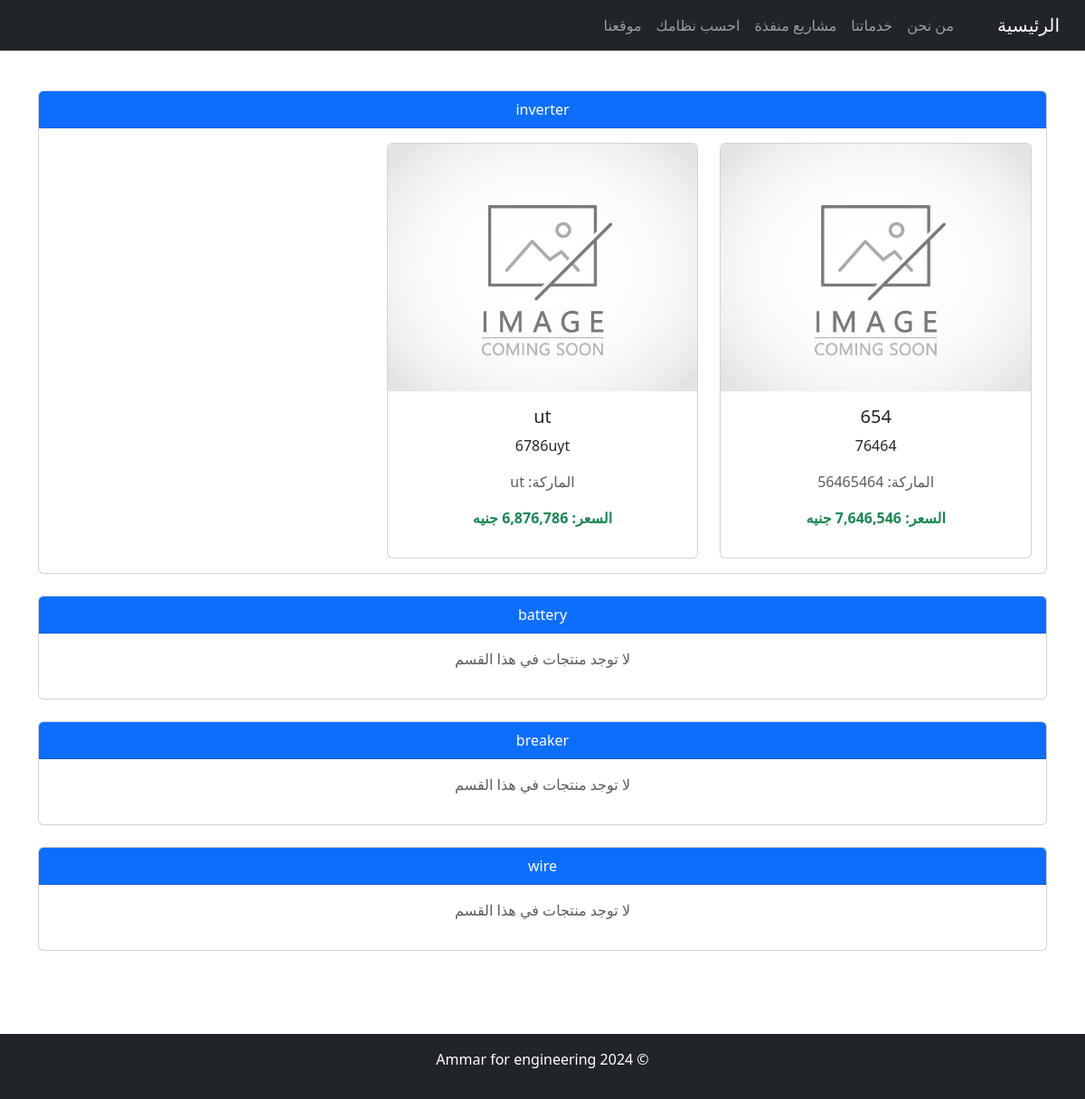
The app's page /user/products, older data.
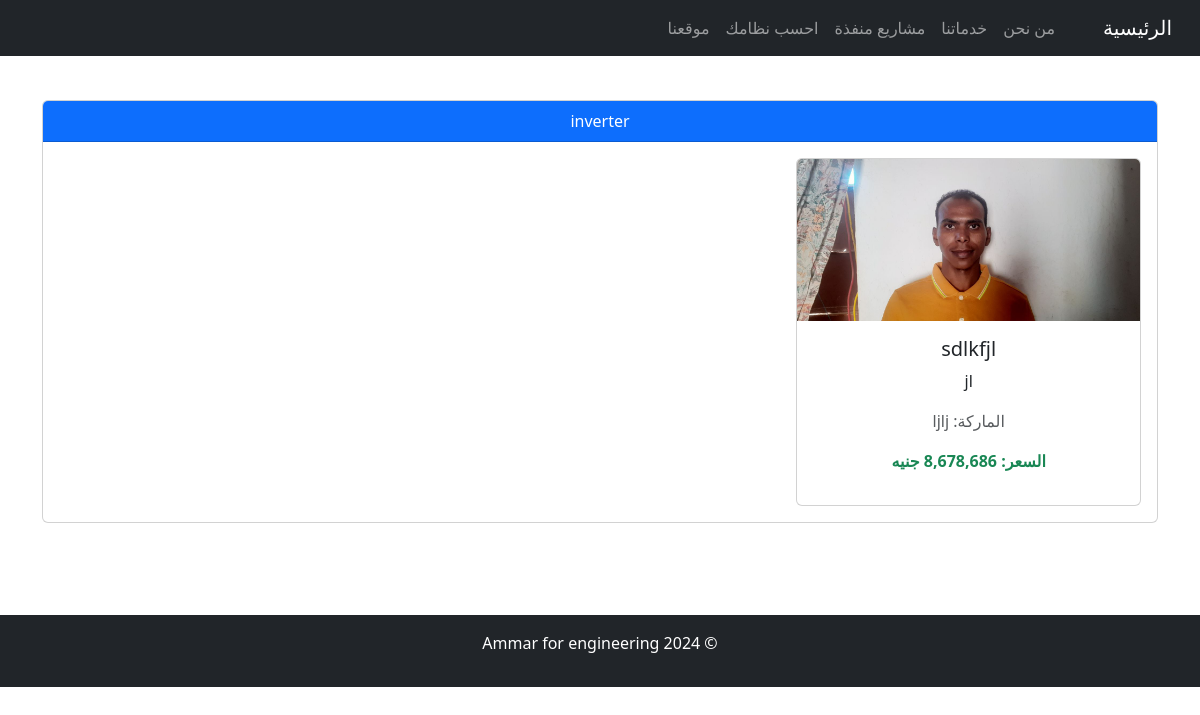
The same page, newer data.
### app/models/products.py (models this page shows, shortened)
class ProductType(db.Model):
    __tablename__ = 'product_types'
    id = db.Column(db.Integer, primary_key=True)
    name = db.Column(db.String(255), nullable=False, unique=True)  # Ensures each type name is unique
    description = db.Column(db.Text, nullable=True)  # Additional details about the product type
    products = db.relationship('Product', backref='type', lazy=True)

class Product(db.Model):
    __tablename__ = 'products'
    id = db.Column(db.Integer, primary_key=True)
    name = db.Column(db.String(255), nullable=False)  # Name of the product
    description = db.Column(db.Text, nullable=True)  # Optional detailed description
    brand = db.Column(db.String(255), nullable=False)  # Brand information
    model = db.Column(db.String(255), nullable=False)  # Model information
    price = db.Column(db.Numeric(10, 2), nullable=False)  # Price with precision up to 2 decimal places
    created_at = db.Column(db.DateTime, default=db.func.current_timestamp())  # Auto-set timestamp
    updated_at = db.Column(db.DateTime, default=db.func.current_timestamp(), onupdate=db.func.current_timestamp())  # Updates on changes
    image_url = db.Column(db.Text, nullable=True)  # URL for product image
    product_type_id = db.Column(db.Integer, db.ForeignKey('product_types.id'), nullable=False)
    product_inverter = db.relationship('Inverter', backref='product_inverter', cascade="all, delete-orphan", uselist=False)
    product_battery = db.relationship('Battery', backref='product_battery', cascade="all, delete-orphan", uselist=False)
    product_panel = db.relationship('Panel', backref='product_panel', cascade="all, delete-orphan", uselist=False)
    product_wire = db.relationship('Wire', backref='product_wire', cascade="all, delete-orphan", uselist=False)
    product_breaker = db.relationship('Breaker', backref='product_breaker', cascade="all, delete-orphan", uselist=False)
    product_solar_lamp = db.relationship('SolarLamp', backref='product_solar_lamp', cascade="all, delete-orphan", uselist=False)

### app/routes/user_routes.py (the view)
@user_bp.route('/products')
def products():
    product_types = ProductType.query.options(db.joinedload(ProductType.products)).all()
    return render_template('user/products.html',product_types=product_types)

### app/__init__.py (called while the page is built)
def create_app():
    app = Flask(__name__,static_folder='static')
    app.config.from_object(Config)
    db.init_app(app)
    migrate.init_app(app, db)
    login_manager.init_app(app)
    login_manager.login_view = 'admin.login'  # For example, redirect to login page if not logged in
    with app.app_context():
        from app.routes.user_routes import user_bp  # Import user routes blueprint
        from app.routes.admin_routes import admin_bp  # Import admin routes blueprint
        app.register_blueprint(user_bp, url_prefix='/user')
        app.register_blueprint(admin_bp, url_prefix='/admin')
    @app.template_filter('currency')
    def currency_filter(value):
        if value is None:
            return ''
        return f"{value:,.0f}"  # Adjust for your desired format
    @app.route('/')
    def index():
        return render_template('user/index.html')
    return app

### app/templates/user/products.html
{% extends 'user/base.html' %}
{%block content%}
{% for product_type in product_types %}
<div class="card mb-4">
    <div class="card-header bg-primary text-white">
        {{ product_type.name}}
    </div>
    <div class="card-body">
        {% if product_type.products %}
            <div class="row g-4">
                {% for product in product_type.products %}
                    <div class="col-md-4">
                        <div class="card h-100">
                            <img src="{{ url_for('static', filename=product.image_url if product.image_url else 'uploads/default.jpg') }}"
                                 class="card-img-top" alt="{{ product.name }}">
                            <div class="card-body">
                                <h5 class="card-title">{{ product.name }}</h5>
                                <p class="card-text">{{ product.description }}</p>
                                <p class="text-muted">الماركة: {{ product.brand }}</p>
                                <p class="text-success fw-bold">السعر: {{product.price | currency}} جنيه</p>
                            </div>
                        </div>
                    </div>
                {% endfor %}
            </div>
        {% else %}
            <p class="text-muted">لا توجد منتجات في هذا القسم</p>
        {% endif %}
    </div>
</div>
{% endfor %}
</div>
{%endblock%}

Row changes from the older to the newer data that the page shows:
removed Product: name "654", description "76464", brand "56465464", price "7,646,546"
removed Product: name "ut", description "6786uyt", brand "ut", price "6,876,786"
removed ProductType: name "battery", shows "لا توجد منتجات في هذا القسم"
removed ProductType: name "breaker", shows "لا توجد منتجات في هذا القسم"
removed ProductType: name "wire", shows "لا توجد منتجات في هذا القسم"
added Product: image_url+name (picture), name "sdlkfjl", description "jl", brand "ljlj", price "8,678,686"
